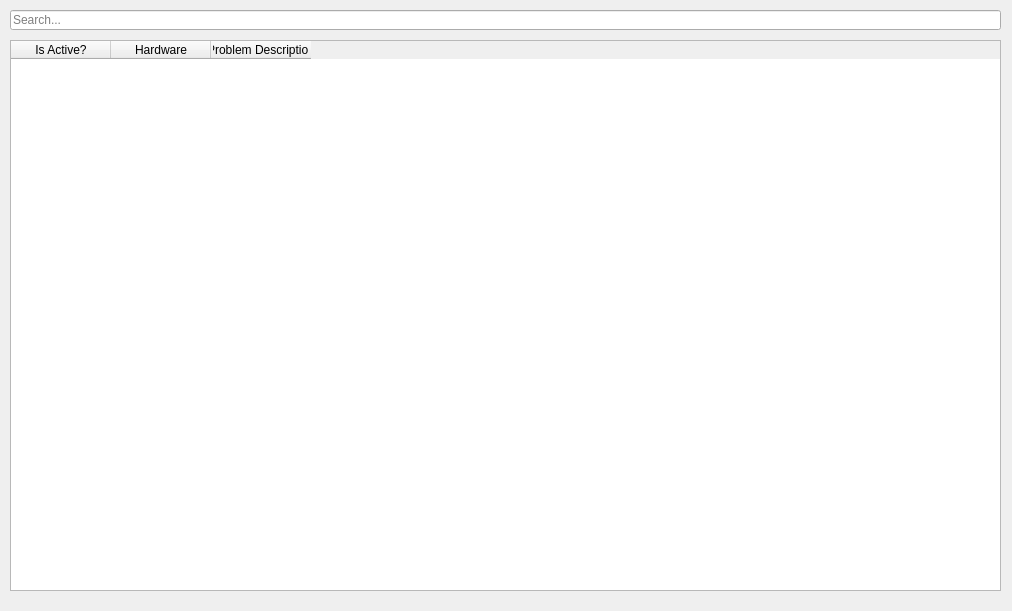
<?xml version="1.0" encoding="UTF-8"?>
<ui version="4.0">
 <class>Dialog</class>
 <widget class="QDialog" name="Dialog">
  <property name="windowModality">
   <enum>Qt::ApplicationModal</enum>
  </property>
  <property name="geometry">
   <rect>
    <x>0</x>
    <y>0</y>
    <width>1012</width>
    <height>611</height>
   </rect>
  </property>
  <property name="windowTitle">
   <string>Dialog</string>
  </property>
  <widget class="QLineEdit" name="search">
   <property name="geometry">
    <rect>
     <x>10</x>
     <y>10</y>
     <width>991</width>
     <height>20</height>
    </rect>
   </property>
   <property name="placeholderText">
    <string>Search...</string>
   </property>
  </widget>
  <widget class="QTableWidget" name="log">
   <property name="geometry">
    <rect>
     <x>10</x>
     <y>40</y>
     <width>991</width>
     <height>551</height>
    </rect>
   </property>
   <column>
    <property name="text">
     <string>Is Active?</string>
    </property>
   </column>
   <column>
    <property name="text">
     <string>Hardware</string>
    </property>
   </column>
   <column>
    <property name="text">
     <string>Problem Description</string>
    </property>
   </column>
  </widget>
 </widget>
 <resources/>
 <connections/>
</ui>
